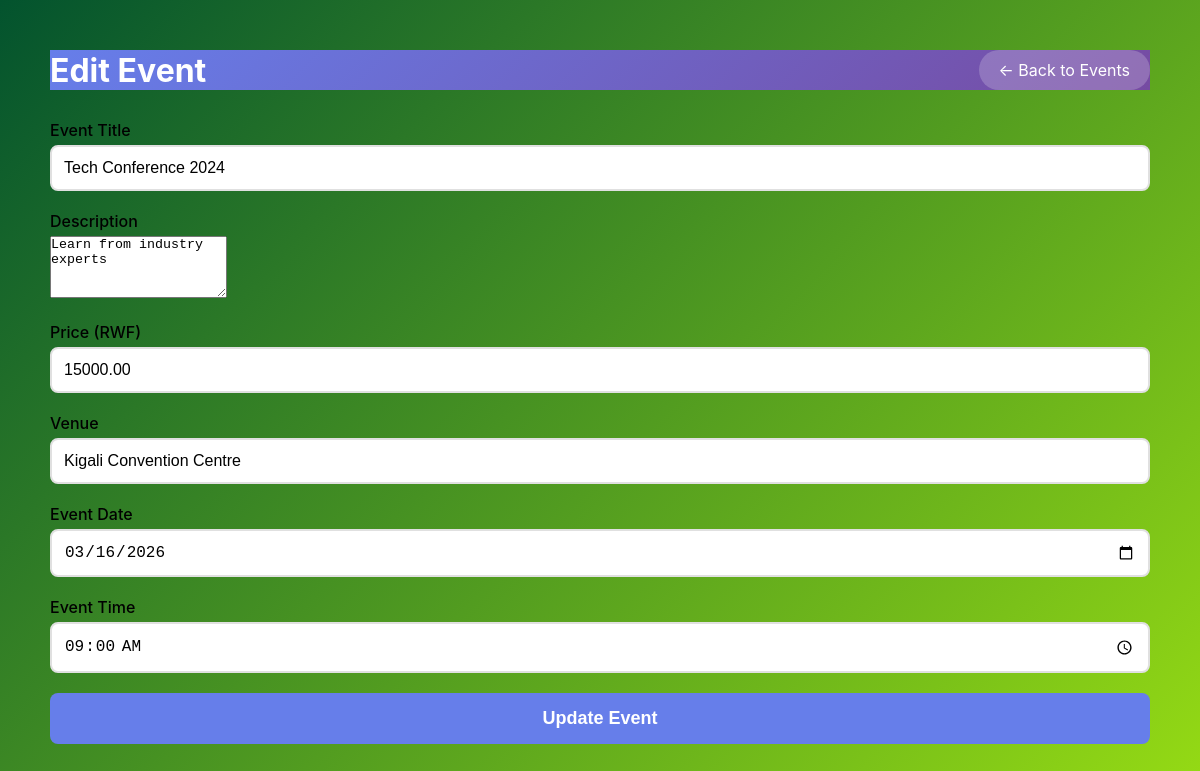
The page /edit-event.php?id=2 (signed in) on the database its author committed.
### tables this page shows
CREATE TABLE `events` (
  `id` int(11) NOT NULL,
  `title` varchar(200) NOT NULL,
  `description` text DEFAULT NULL,
  `price` decimal(10,2) NOT NULL,
  `venue` varchar(255) NOT NULL,
  `event_date` date NOT NULL,
  `event_time` time NOT NULL,
  `poster_image` varchar(255) DEFAULT NULL,
  `created_at` timestamp NOT NULL DEFAULT current_timestamp(),
  `organizer_id` int(11) DEFAULT NULL
);

### edit-event.php (the view, shortened to what this page needs)
<?php
require_once 'config/database.php';
$event_id = $_GET['id'] ?? 0;
$event = $pdo->prepare("SELECT * FROM events WHERE id = ?");
$event->execute([$event_id]);
$event = $event->fetch();
?>
<!DOCTYPE html>
<html>
<head>
    <link rel="stylesheet" href="css/style.css">
</head>
<body>
    <div class="container">
        <div class="dashboard-header" style="background: linear-gradient(135deg, #667eea, #764ba2);">
            <h1>Edit Event</h1>
            <a href="manage-events.php" class="logout-link">← Back to Events</a>
        </div>
        <div class="create-event-card">
            <form method="POST">
                <div class="form-group">
                    <label>Event Title</label>
                    <input type="text" name="title" value="<?php echo htmlspecialchars($event['title']); ?>" required>
                </div>
                <div class="form-group">
                    <label>Description</label>
                    <textarea name="description" rows="4"><?php echo htmlspecialchars($event['description']); ?></textarea>
                </div>
                <div class="form-row">
                    <div class="form-group half">
                        <label>Price (RWF)</label>
                        <input type="number" name="price" value="<?php echo $event['price']; ?>" required>
                    </div>
                    <div class="form-group half">
                        <label>Venue</label>
                        <input type="text" name="venue" value="<?php echo htmlspecialchars($event['venue']); ?>" required>
                    </div>
                </div>
                <div class="form-row">
                    <div class="form-group half">
                        <label>Event Date</label>
                        <input type="date" name="event_date" value="<?php echo $event['event_date']; ?>" required>
                    </div>
                    <div class="form-group half">
                        <label>Event Time</label>
                        <input type="time" name="event_time" value="<?php echo $event['event_time']; ?>">
                    </div>
                </div>
                <button type="submit" class="btn-large">Update Event</button>
            </form>
        </div>
    </div>
</body>
</html>

### css/style.css (style rules this page uses)
* { margin: 0; padding: 0; box-sizing: border-box; }
body { font-family: -apple-system, BlinkMacSystemFont, 'Segoe UI', Roboto, sans-serif; background: linear-gradient(135deg, #03532e 0%, #96db14 100%); min-height: 100vh; padding: 50px; border-radius: 50px; }
.container { max-width: 1200px; margin: 0 auto; }
.form-group { margin-bottom: 20px; }
.form-group label { display: block; margin-bottom: 5px; font-weight: 500; }
.form-group input { width: 100%; padding: 12px; border: 2px solid #e0e0e0; border-radius: 8px; font-size: 16px; }
.btn-large { width: 100%; padding: 15px; background: #667eea; color: white; border: none; border-radius: 8px; font-size: 18px; font-weight: bold; cursor: pointer; transition: 0.3s; }
.dashboard-header { display: flex; justify-content: space-between; align-items: center; color: white; margin-bottom: 30px; }
.logout-link { color: white; text-decoration: none; padding: 10px 20px; background: rgba(255,255,255,0.2); border-radius: 100px; }

### rows shown on the page
events: title "Tech Conference 2024", description "Learn from industry experts", price "15000.00", venue "Kigali Convention Centre", event_date "03/16/2026", event_time "09:00:00"
